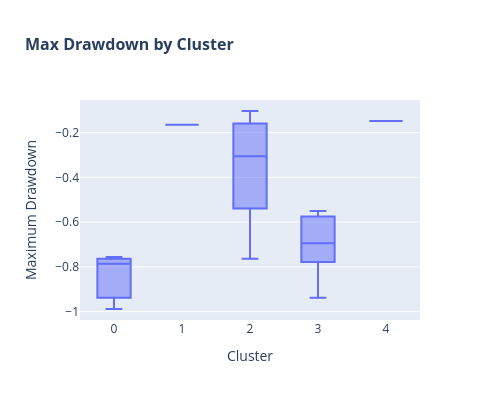

This figure's notebook cell:
### Markdown cell above
The boxplot reveals substantial variation in downside risk across clusters.

Cluster 0 exhibits the deepest drawdowns (approaching −100%), indicating extreme tail risk and prolonged recovery periods. This cluster represents highly vulnerable stocks with severe capital erosion episodes.

Cluster 2 shows wide dispersion in drawdowns, suggesting heterogeneous downside risk within the group, possibly reflecting mixed firm characteristics or liquidity differences.

Cluster 3 demonstrates moderately severe drawdowns (around −60% to −80%), implying persistent but less catastrophic downside exposure.

Clusters with shallower drawdowns (e.g., Cluster 1 and 4) appear relatively more resilient, indicating stronger capital preservation characteristics.

Overall, clustering successfully differentiates stocks by structural downside risk, not just average volatility.

### Code cell
plot_df = X.reset_index().rename(columns={'index': 'Ticker'})

fig = px.box(plot_df, x='cluster', y='max_drawdown', 
             title='Max Drawdown by Cluster',
             labels={'cluster': 'Cluster', 'max_drawdown': 'Maximum Drawdown'})

fig.update_layout(
    title={
        'text': 'Max Drawdown by Cluster',
        'font': {'size': 16, 'weight': 'bold'}
    },
    xaxis_title='Cluster',
    yaxis_title='Maximum Drawdown',
    showlegend=False,
    width=500,
    height=400
)

# Show the figure
fig.show()

### Figure 1 — Plotly figure (JSON) as saved in the notebook; plotly's stock layout.template omitted (floating-point values rounded to 4 significant figures)
{"data": [{"alignmentgroup": "True", "hovertemplate": "Cluster=%{x}<br>Maximum Drawdown=%{y}<extra></extra>", "legendgroup": "", "marker": {"color": "#636efa"}, "name": "", "notched": false, "offsetgroup": "", "orientation": "v", "showlegend": false, "type": "box", "x": [2, 2, 2, 0, 2, 3, 3, 1, 2, 0, 4, 2, 0, 3, 2, 3, 2, 2, 2, 2, 2, 3, 3], "x0": " ", "xaxis": "x", "y": [-0.3004, -0.5641, -0.2, -0.7561, -0.7636, -0.6667, -0.9375, -0.1642, -0.5143, -0.7859, -0.1478, -0.402, -0.9883, -0.7224, -0.1188, -0.5744, -0.288, -0.1107, -0.7097, -0.1032, -0.3103, -0.7786, -0.55], "y0": " ", "yaxis": "y"}], "layout": {"boxmode": "group", "height": 400, "legend": {"tracegroupgap": 0}, "showlegend": false, "title": {"font": {"size": 16, "weight": "bold"}, "text": "Max Drawdown by Cluster"}, "width": 500, "xaxis": {"anchor": "y", "domain": [0, 1], "title": {"text": "Cluster"}}, "yaxis": {"anchor": "x", "domain": [0, 1], "title": {"text": "Maximum Drawdown"}}}}
